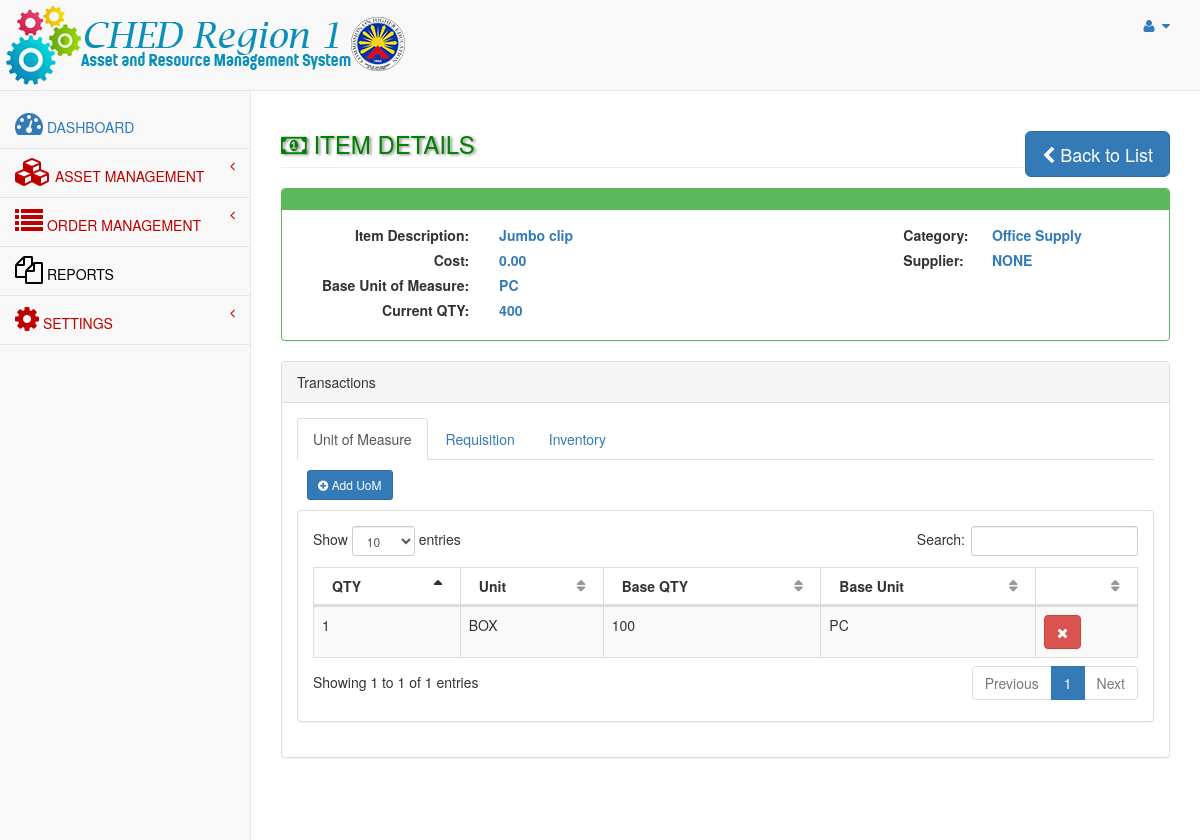
The page /admin/equipmentsdetails.php?id=5 on the database its author committed.
### tables this page shows
CREATE TABLE `items` (
  `itemNo` bigint(20) NOT NULL AUTO_INCREMENT,
  `description` varchar(200) NOT NULL,
  `category` varchar(100) NOT NULL DEFAULT 'Office Supply',
  `unit` varchar(20) NOT NULL DEFAULT 'PC',
  `unitCost` double(10,2) NOT NULL DEFAULT '0.00',
  `inventory_qty` int(11) DEFAULT '0',
  `supplierID` int(11) DEFAULT '0',
  PRIMARY KEY (`itemNo`)
);

CREATE TABLE `suppliers` (
  `supplierID` bigint(20) NOT NULL AUTO_INCREMENT,
  `supName` varchar(100) NOT NULL,
  `address` varchar(150) NOT NULL DEFAULT 'NONE',
  `contactNo` varchar(30) NOT NULL DEFAULT 'NONE',
  `TIN` varchar(20) NOT NULL DEFAULT 'NONE',
  PRIMARY KEY (`supplierID`)
);

CREATE TABLE `items_buom` (
  `item_buom_id` int(11) NOT NULL AUTO_INCREMENT,
  `itemNo` int(11) DEFAULT NULL,
  `base_qty` int(11) DEFAULT NULL,
  `base_unit` varchar(50) DEFAULT NULL,
  `equiv_qty` int(11) DEFAULT NULL,
  `equiv_unit` varchar(50) DEFAULT NULL,
  PRIMARY KEY (`item_buom_id`)
);

### admin/include/functions.php (called while the page is built, shortened)
<?php
function selectListSQL($q){
	$conn = dbConnect();
	$stmt = $conn->prepare($q);
	$stmt->execute();
	$rows = $stmt->fetchAll();
	return $rows;
}
?>

### admin/equipmentsdetails.php (the view, shortened to what this page needs)
<?php
include('header.php');
include_once("include/functions.php");
		$conn = dbConnect();
		$itemid = $_GET['id'];
		$sqlselect = "SELECT * FROM items LEFT JOIN suppliers ON items.supplierID = suppliers.supplierID WHERE itemNo='$itemid'";
		$stmt = $conn->prepare($sqlselect);
		$stmt->execute();
		$row = $stmt->fetch(PDO::FETCH_ASSOC);
		$description = $row['description'];
		$category = $row['category'];
		$unit = $row['unit'];
		$unitCost = $row['unitCost'];
		$inventory_qty = $row['inventory_qty'];
		$supName = $row['supName'];
?>
<div id="page-wrapper">
            <div class="row">
                <div class="col-lg-12">
                    <h3 class="page-header" style="color:green;"><i class="fa fa-money fa-1x"></i> ITEM DETAILS
						<div class="pull-right">
						<button class="btn btn-primary btn-lg" onclick="history.go(-1);">
                                <i class="fa fa-chevron-left"></i> Back to List
                            </button>
                            </div></h3>
                </div>
            </div>
            <div class="row">
                <div class="col-lg-12">
                    <div class="panel panel-green">
                        <div class="panel-heading">
                        </div>
                        <div class="panel-body">
                            <div class="row">
                                <div class="col-lg-8">
									<div class="col-lg-4 text-right">
									<label>Item Description:</label>
									</div>
									<div class="col-lg-8">
									<label class="itemvalues"><?php echo $description;?></label>
									</div>
									<div class="col-lg-4 text-right">
									<label>Cost:</label>
									</div>
									<div class="col-lg-8">
									<label class="itemvalues"><?php echo $unitCost;?></label>
									</div>
									<div class="col-lg-4 text-right">
									<label>Base Unit of Measure:</label>
									</div>
									<div class="col-lg-8">
									<label class="itemvalues"><?php echo $unit;?></label>
									</div>
									<div class="col-lg-4 text-right">
									<label>Current QTY:</label>
									</div>
									<div class="col-lg-8">
									<label class="itemvalues"><?php echo $inventory_qty;?></label>
									</div>
                                </div>
                                <div class="col-lg-4">
                                    <div class="col-lg-4 text-right">
                                            <label>Category:</label>
											</div>
											<div class="col-lg-8">
                                            <label class="itemvalues"><?php echo $category;?></label>
											</div>
									<div class="col-lg-4 text-right">
                                            <label>Supplier:</label>
											</div>
											<div class="col-lg-8">
                                            <label class="itemvalues"><?php echo $supName;?></label>
											</div>
                                </div>
                            </div>
                        </div>
                    </div>
                </div>
            </div>
			<div class="row">
                <div class="col-lg-12">
                    <div class="panel panel-default">
                        <div class="panel-heading">
							Transactions
                        </div>
                        <div class="panel-body">
                            <ul class="nav nav-tabs">
								<li class="active"><a href="#uom" data-toggle="tab">Unit of Measure</a>
                                </li>
                                <li><a href="#home" data-toggle="tab">Requisition</a>
                                </li>
                                <li><a href="#profile" data-toggle="tab">Inventory</a>
                                </li>
                            </ul>
		<div class="tab-content">
		<div class="tab-pane fade in active" id="uom">
			<div class="row">
				<div class="col-lg-12">
				<div style="margin:10px;">
								<button id="adduom" class="btn btn-primary btn-sm" data-toggle="modal" data-target="#adduom">
								<i class="fa fa-plus-circle"></i> Add UoM
							</button>
                            </div>
				<div class="panel panel-default">
				<div class="panel-body">
				<div class="dataTable_wrapper">
					<table class="table table-striped table-bordered table-hover" id="dataTables-example3">
						<thead>
							<tr>
								<th>QTY</th>
								<th>Unit</th>
								<th>Base QTY</th>
								<th>Base Unit</th>
								<th></th>
							</tr>
						</thead>
						<tbody>
						<?php
							$suplist = selectListSQL("SELECT * FROM items_buom WHERE itemno=$itemid");
							foreach ($suplist as $rows => $link) {
								echo "<tr>";
								echo "<td>".$link['equiv_qty']."</td>";
								echo "<td>".$link['equiv_unit']."</td>";
								echo "<td>".$link['base_qty']."</td>";
								echo "<td>".$link['base_unit']."</td>";
								echo "<td><button class='btn btn-danger notification' id='notification' onClick='deleteuom(".$link['item_buom_id'].")'><i class='fa fa-times'></i></button></td>";
								echo "</tr>";
							}
						?>
						</tbody>
					</table>
				</div>
					</div>
                </div>
				</div>
			</div>
		</div>
		</div>
                    </div>
                </div>
                </div>
            </div>
    </div>
<?php
include('footer.php');
?>

### admin/header.php (style rules this page uses)
.itemvalues { color:#337ab7; }

### rows shown on the page
items: description "Jumbo clip", unitCost "0.00", unit "PC", inventory_qty "400", category "Office Supply", supplierID.supName "NONE"
items_buom: equiv_qty "1", equiv_unit "BOX", base_qty "100", base_unit "PC"
